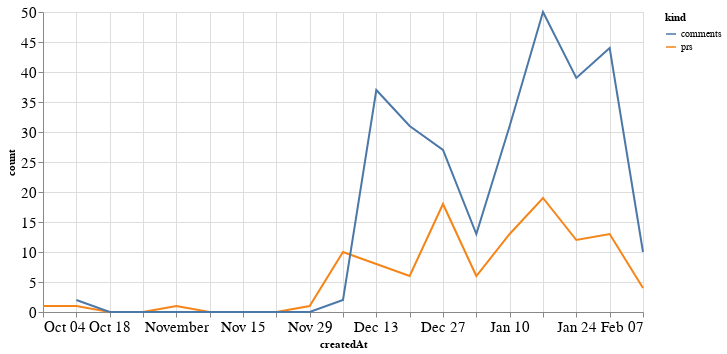

The notebook cell saved with this chart:
### Code cell
alt.Chart(total_time, width=600).mark_line().encode(
    x='createdAt',
    y='count',
    color='kind'
)

### Figure 1 — Vega-Lite specification as saved in the notebook (floating-point values rounded to 4 significant figures)
{"config": {"axisLeft": {"labelFontSize": 15}, "axisBottom": {"labelFontSize": 15}}, "data": {"name": "data-e4a87116bdcbe5d166a1842453f54901"}, "mark": "line", "encoding": {"color": {"type": "nominal", "field": "kind"}, "x": {"type": "temporal", "field": "createdAt"}, "y": {"type": "quantitative", "field": "count"}}, "width": 600, "$schema": "https://vega.github.io/schema/vega-lite/v4.8.1.json", "datasets": {"data-e4a87116bdcbe5d166a1842453f54901": [{"createdAt": "2020-10-04T00:00:00", "kind": "prs", "count": 1.0}, {"createdAt": "2020-10-11T00:00:00", "kind": "prs", "count": 1.0}, {"createdAt": "2020-10-18T00:00:00", "kind": "prs", "count": 0.0}, {"createdAt": "2020-10-25T00:00:00", "kind": "prs", "count": 0.0}, {"createdAt": "2020-11-01T00:00:00", "kind": "prs", "count": 1.0}, {"createdAt": "2020-11-08T00:00:00", "kind": "prs", "count": 0.0}, {"createdAt": "2020-11-15T00:00:00", "kind": "prs", "count": 0.0}, {"createdAt": "2020-11-22T00:00:00", "kind": "prs", "count": 0.0}, {"createdAt": "2020-11-29T00:00:00", "kind": "prs", "count": 1.0}, {"createdAt": "2020-12-06T00:00:00", "kind": "prs", "count": 10.0}, {"createdAt": "2020-12-13T00:00:00", "kind": "prs", "count": 8.0}, {"createdAt": "2020-12-20T00:00:00", "kind": "prs", "count": 6.0}, {"createdAt": "2020-12-27T00:00:00", "kind": "prs", "count": 18.0}, {"createdAt": "2021-01-03T00:00:00", "kind": "prs", "count": 6.0}, {"createdAt": "2021-01-10T00:00:00", "kind": "prs", "count": 13.0}, {"createdAt": "2021-01-17T00:00:00", "kind": "prs", "count": 19.0}, {"createdAt": "2021-01-24T00:00:00", "kind": "prs", "count": 12.0}, {"createdAt": "2021-01-31T00:00:00", "kind": "prs", "count": 13.0}, {"createdAt": "2021-02-07T00:00:00", "kind": "prs", "count": 4.0}, {"createdAt": "2020-10-04T00:00:00", "kind": "comments", "count": null}, {"createdAt": "2020-10-11T00:00:00", "kind": "comments", "count": 2.0}, {"createdAt": "2020-10-18T00:00:00", "kind": "comments", "count": 0.0}, {"createdAt": "2020-10-25T00:00:00", "kind": "comments", "count": 0.0}, {"createdAt": "2020-11-01T00:00:00", "kind": "comments", "count": 0.0}, {"createdAt": "2020-11-08T00:00:00", "kind": "comments", "count": 0.0}, {"createdAt": "2020-11-15T00:00:00", "kind": "comments", "count": 0.0}, {"createdAt": "2020-11-22T00:00:00", "kind": "comments", "count": 0.0}, {"createdAt": "2020-11-29T00:00:00", "kind": "comments", "count": 0.0}, {"createdAt": "2020-12-06T00:00:00", "kind": "comments", "count": 2.0}, {"createdAt": "2020-12-13T00:00:00", "kind": "comments", "count": 37.0}, {"createdAt": "2020-12-20T00:00:00", "kind": "comments", "count": 31.0}, {"createdAt": "2020-12-27T00:00:00", "kind": "comments", "count": 27.0}, {"createdAt": "2021-01-03T00:00:00", "kind": "comments", "count": 13.0}, {"createdAt": "2021-01-10T00:00:00", "kind": "comments", "count": 31.0}, {"createdAt": "2021-01-17T00:00:00", "kind": "comments", "count": 50.0}, {"createdAt": "2021-01-24T00:00:00", "kind": "comments", "count": 39.0}, {"createdAt": "2021-01-31T00:00:00", "kind": "comments", "count": 44.0}, {"createdAt": "2021-02-07T00:00:00", "kind": "comments", "count": 10.0}]}}
